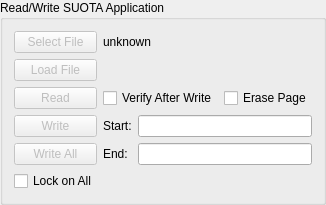
              <widget class="QGroupBox" name="groupBox_10">
               <property name="title">
                <string>Read/Write SUOTA Application</string>
               </property>
               <layout class="QGridLayout" name="gridLayout_11">
                <item row="0" column="3">
                 <widget class="QLabel" name="fileName_App">
                  <property name="text">
                   <string>unknown</string>
                  </property>
                 </widget>
                </item>
                <item row="2" column="3">
                 <widget class="QCheckBox" name="verifyAfterWrite_App">
                  <property name="text">
                   <string>Verify After Write</string>
                  </property>
                  <property name="checked">
                   <bool>false</bool>
                  </property>
                 </widget>
                </item>
                <item row="2" column="4">
                 <widget class="QCheckBox" name="erasePage_App">
                  <property name="text">
                   <string>Erase Page</string>
                  </property>
                  <property name="checked">
                   <bool>false</bool>
                  </property>
                 </widget>
                </item>
                <item row="3" column="3" rowspan="2" colspan="2">
                 <layout class="QGridLayout" name="gridLayout_14">
                  <item row="0" column="0">
                   <widget class="QLabel" name="fileName_20">
                    <property name="text">
                     <string>Start:</string>
                    </property>
                   </widget>
                  </item>
                  <item row="0" column="1">
                   <widget class="QLineEdit" name="startAddress_App"/>
                  </item>
                  <item row="1" column="0">
                   <widget class="QLabel" name="fileName_21">
                    <property name="text">
                     <string>End:</string>
                    </property>
                   </widget>
                  </item>
                  <item row="1" column="1">
                   <widget class="QLineEdit" name="endAddress_App"/>
                  </item>
                 </layout>
                </item>
                <item row="5" column="0">
                 <widget class="QCheckBox" name="lockOnAll">
                  <property name="text">
                   <string>Lock on All</string>
                  </property>
                  <property name="checked">
                   <bool>false</bool>
                  </property>
                 </widget>
                </item>
                <item row="4" column="0">
                 <widget class="QPushButton" name="writeAll">
                  <property name="enabled">
                   <bool>false</bool>
                  </property>
                  <property name="text">
                   <string>Write All</string>
                  </property>
                 </widget>
                </item>
                <item row="3" column="0">
                 <widget class="QPushButton" name="writeFile_App">
                  <property name="enabled">
                   <bool>false</bool>
                  </property>
                  <property name="text">
                   <string>Write</string>
                  </property>
                 </widget>
                </item>
                <item row="2" column="0">
                 <widget class="QPushButton" name="readFile_App">
                  <property name="enabled">
                   <bool>false</bool>
                  </property>
                  <property name="text">
                   <string>Read</string>
                  </property>
                 </widget>
                </item>
                <item row="1" column="0">
                 <widget class="QPushButton" name="loadFile_App">
                  <property name="enabled">
                   <bool>false</bool>
                  </property>
                  <property name="text">
                   <string>Load File</string>
                  </property>
                 </widget>
                </item>
                <item row="0" column="0">
                 <widget class="QPushButton" name="selectFile_App">
                  <property name="enabled">
                   <bool>false</bool>
                  </property>
                  <property name="text">
                   <string>Select File</string>
                  </property>
                 </widget>
                </item>
               </layout>
              </widget>
